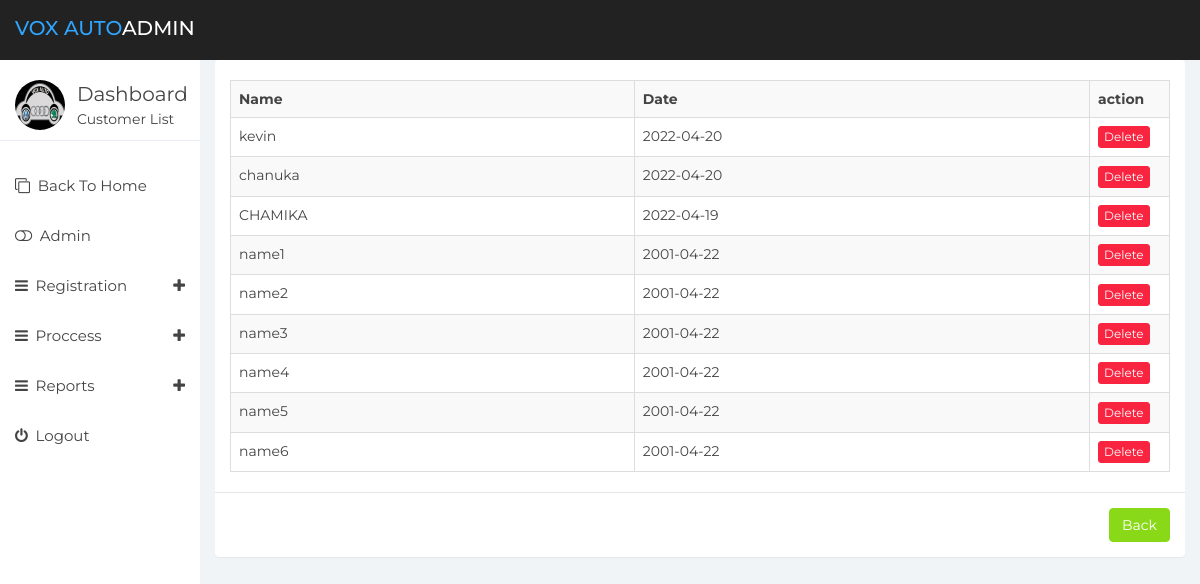
Screenshot of /customer-list.php (signed in) with the database file from the repository.
### tables this page shows
CREATE TABLE `customer` (
  `ccid` int(11) NOT NULL,
  `name` varchar(40) NOT NULL,
  `address` varchar(200) NOT NULL,
  `email` varchar(50) NOT NULL,
  `mobile` int(10) NOT NULL,
  `home` int(10) NOT NULL,
  `office` int(10) NOT NULL,
  `created_date` date NOT NULL
);

### customer-list.php (the view, shortened to what this page needs)
<!DOCTYPE html>
<html>
<head>
	<link href="css/bootstrap.min.css" rel="stylesheet">
	<link href="css/font-awesome.min.css" rel="stylesheet">
	<link href="css/datepicker3.css" rel="stylesheet">
	<link href="css/styles.css" rel="stylesheet">
</head>
<body>
<nav class="navbar navbar-custom navbar-fixed-top" role="navigation">
		<div class="container-fluid">
			<div class="navbar-header">
				<a class="navbar-brand" href="#"><span>Vox Auto</span>Admin</a>
			</div>
		</div>
	</nav>
	<div id="sidebar-collapse" class="col-sm-3 col-lg-2 sidebar">
		<div class="profile-sidebar">
			<div class="profile-userpic">
				<img src="images/logo.jpeg" class="img-responsive" alt="">
			</div>
			<div class="profile-usertitle">
				<div  class="profile-usertitle-name">Dashboard</div>
				<div class="profile-usertitle-info">Customer List</div>
			</div>
		</div>
		<ul class="nav menu">
			<li><a href="index.php"><em class="fa fa-clone">&nbsp;</em> Back To Home</a></li>
			<li><a href="admin.php"><em class="fa fa-toggle-off">&nbsp;</em> Admin</a></li>
			<li class="parent "><a data-toggle="collapse" href="#sub-item-1">
				<em class="fa fa-navicon">&nbsp;</em> Registration <span data-toggle="collapse" href="#sub-item-1" class="icon pull-right"><em class="fa fa-plus"></em></span>
				</a>
			</li>
			<li class="parent "><a data-toggle="collapse" href="#sub-item-2">
				<em class="fa fa-navicon">&nbsp;</em> Proccess <span data-toggle="collapse" href="#sub-item-2" class="icon pull-right"><em class="fa fa-plus"></em></span>
				</a>
			</li>
			<li class="parent "><a data-toggle="collapse" href="#sub-item-3">
				<em class="fa fa-navicon">&nbsp;</em> Reports <span data-toggle="collapse" href="#sub-item-3" class="icon pull-right"><em class="fa fa-plus"></em></span>
				</a>
			</li>
			<li><a href="logout.php"><em class="fa fa-power-off">&nbsp;</em> Logout</a></li>
		</ul>
	</div>
	<div class="col-sm-9 col-sm-offset-3 col-lg-10 col-lg-offset-2 main">
        <?php
include 'db.php';
    $sql_query ="SELECT * FROM customer order by created_date DESC";
    $get_result = mysqli_query($con,$sql_query);
        if(!empty($get_result)) {
        ?>
<div class="panel panel-container">
					  <div class="row">
						  <div class="col-lg-12">
						    <div class="col-lg-12">
                              <div id="name-list" style="cursor:pointer;">
				                <div class="table-responsive">
                                   <table class="table table-striped table-bordered">
									<tr>
										<th>Name</th>
										<th>Date</th>
										<th>action</th>
									</tr>
									<?php
									while($name_val = mysqli_fetch_array($get_result,MYSQLI_ASSOC))
									{
									?>
									<tr class="delete_mem<?php echo $name_val["ccid"]; ?>">
										<td ><?php echo $name_val["name"]; ?></td>
										<td ><?php echo $name_val["created_date"]; ?></td>
										<td width="80">
										<a class="btn btn-xs btn-danger" id="<?php echo $name_val["ccid"]; ?>">Delete</a>
										</td>
									</tr>
											<?php
											}
											?>
									</table>
		                       	</div>
                              </div>
                          </div>
					   </div>
                    </div>
						<div class="modal-footer">
						<a type="button" onClick="" data-dismiss=""class="btn btn-success" href="customer.php" id=""> Back</a>
						</div>
            </div>
        <?php } ?>
	 </div>
</body>
</html>

### css/styles.css (style rules this page uses)
body { background: #f1f4f7; padding-top: 60px; font-size: 14px; color: #444444; font-family: "Montserrat", "Helvetica Neue", Helvetica, Arial, sans-serif; }
a, a:hover, a:focus { color: #30a5ff; }
.navbar-custom { background: #222; height: 60px; }
.navbar-header .navbar-brand { color: #fff; font-size: 20px; text-transform: uppercase; font-weight: 500; height: 60px; padding-top: 18px; }
.navbar-header .navbar-brand span { color: #30a5ff; }
.btn-success, .btn-success:hover, .btn-success:focus, .btn-success:active, .btn-success.active, .open > .dropdown-toggle.btn-success, .btn-success.disabled, .btn-success[disabled], fieldset[disabled] .btn-success, .btn-success.disabled:hover, .btn-success[disabled]:hover, fieldset[disabled] .btn-success:hover, .btn-success.disabled:focus, .btn-success[disabled]:focus, fieldset[disabled] .btn-success:focus, .btn-success.disabled:active, .btn-success[disabled]:active, fieldset[disabled] .btn-success:active, .btn-success.disabled.active, .btn-success[disabled].active, fieldset[disabled] .btn-success.active { background-color: #8ad919; border-color: #8ad919; }
.btn-danger, .btn-danger:hover, .btn-danger:focus, .btn-danger:active, .btn-danger.active, .open > .dropdown-toggle.btn-danger, .btn-danger.disabled, .btn-danger[disabled], fieldset[disabled] .btn-danger, .btn-danger.disabled:hover, .btn-danger[disabled]:hover, fieldset[disabled] .btn-danger:hover, .btn-danger.disabled:focus, .btn-danger[disabled]:focus, fieldset[disabled] .btn-danger:focus, .btn-danger.disabled:active, .btn-danger[disabled]:active, fieldset[disabled] .btn-danger:active, .btn-danger.disabled.active, .btn-danger[disabled].active, fieldset[disabled] .btn-danger.active { background-color: #f9243f; border-color: #f9243f; }
.panel { border: 0; }
.panel-container { padding-top: 20px; }
.navbar { border: 0; }
.sidebar { display: block; padding: 0; display: none; box-shadow: none; background: #fff; }
.sidebar ul { margin: 20px 0px; }
@media (min-width: 768px) { .sidebar { display: block; position: fixed; top: 60px; bottom: 0; left: 0; z-index: 1000; display: block; margin: 0; padding: 0; overflow-x: hidden; overflow-y: auto; } }
@media (min-width: 768px) { .navbar-header { width: 100%; } }
.sidebar ul.nav li a { height: 50px; font-size: 15px; line-height: 2em; color: #444444; }
.profile-sidebar { padding: 10px 0; border-bottom: 1px solid #e9ecf2; }
.profile-userpic img { float: left; margin: 10px 0px 0px 15px; width: 50px; height: 50px; border-radius: 9999px !important; }
.profile-usertitle { float: left; text-align: left; margin: 10px 0 0 12px; }
.profile-usertitle-name { font-size: 20px; margin-bottom: 0px; }
.table { background: #fff; }

### rows the page displays
customer: name "kevin", created_date "2022-04-20"
customer: name "chanuka", created_date "2022-04-20"
customer: name "CHAMIKA", created_date "2022-04-19"
customer: name "name1", created_date "2001-04-22"
customer: name "name2", created_date "2001-04-22"
customer: name "name3", created_date "2001-04-22"
customer: name "name4", created_date "2001-04-22"
customer: name "name5", created_date "2001-04-22"
customer: name "name6", created_date "2001-04-22"
